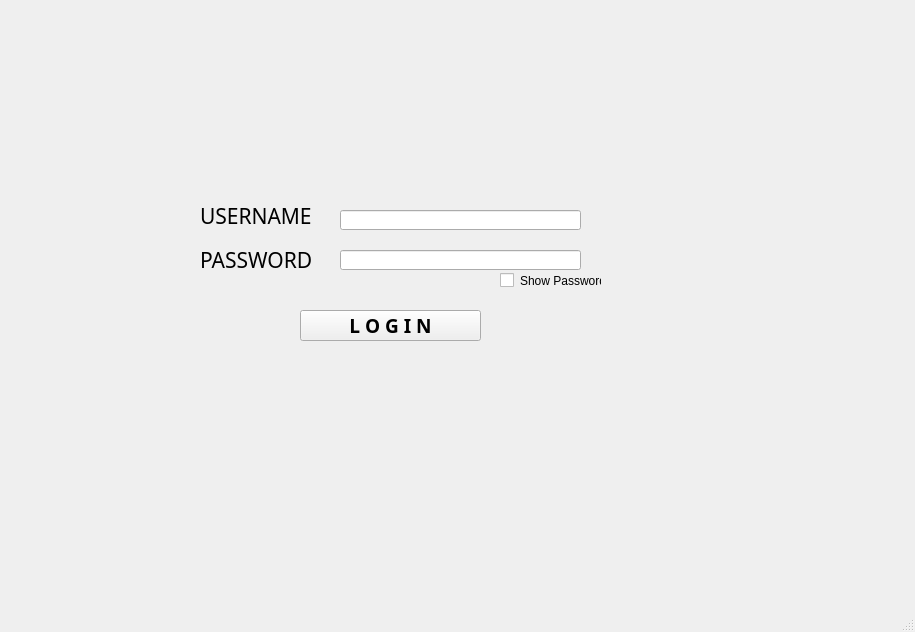
<?xml version="1.0" encoding="UTF-8"?>
<ui version="4.0">
 <class>MainWindow</class>
 <widget class="QMainWindow" name="MainWindow">
  <property name="geometry">
   <rect>
    <x>0</x>
    <y>0</y>
    <width>915</width>
    <height>632</height>
   </rect>
  </property>
  <property name="windowTitle">
   <string>MainWindow</string>
  </property>
  <widget class="QWidget" name="centralwidget">
   <widget class="QPushButton" name="pushButton_login">
    <property name="geometry">
     <rect>
      <x>300</x>
      <y>310</y>
      <width>181</width>
      <height>31</height>
     </rect>
    </property>
    <property name="maximumSize">
     <size>
      <width>16777215</width>
      <height>16777215</height>
     </size>
    </property>
    <property name="font">
     <font>
      <family>Work Sans SemiBold</family>
      <pointsize>14</pointsize>
      <weight>75</weight>
      <bold>true</bold>
     </font>
    </property>
    <property name="text">
     <string>L O G I N</string>
    </property>
   </widget>
   <widget class="QLabel" name="label_username">
    <property name="geometry">
     <rect>
      <x>200</x>
      <y>200</y>
      <width>121</width>
      <height>31</height>
     </rect>
    </property>
    <property name="maximumSize">
     <size>
      <width>16777215</width>
      <height>16777215</height>
     </size>
    </property>
    <property name="font">
     <font>
      <family>Sitka Subheading</family>
      <pointsize>16</pointsize>
     </font>
    </property>
    <property name="text">
     <string>USERNAME</string>
    </property>
   </widget>
   <widget class="QLabel" name="label_password">
    <property name="geometry">
     <rect>
      <x>200</x>
      <y>250</y>
      <width>111</width>
      <height>20</height>
     </rect>
    </property>
    <property name="maximumSize">
     <size>
      <width>16777215</width>
      <height>16777215</height>
     </size>
    </property>
    <property name="font">
     <font>
      <family>Sitka Subheading</family>
      <pointsize>16</pointsize>
     </font>
    </property>
    <property name="text">
     <string>PASSWORD</string>
    </property>
   </widget>
   <widget class="QLabel" name="label_message">
    <property name="geometry">
     <rect>
      <x>120</x>
      <y>390</y>
      <width>551</width>
      <height>16</height>
     </rect>
    </property>
    <property name="font">
     <font>
      <family>Stencil</family>
      <pointsize>10</pointsize>
     </font>
    </property>
    <property name="text">
     <string>                                                 </string>
    </property>
   </widget>
   <widget class="QLineEdit" name="lineEdit_password">
    <property name="geometry">
     <rect>
      <x>340</x>
      <y>250</y>
      <width>241</width>
      <height>20</height>
     </rect>
    </property>
    <property name="maximumSize">
     <size>
      <width>16777215</width>
      <height>16777215</height>
     </size>
    </property>
    <property name="echoMode">
     <enum>QLineEdit::Password</enum>
    </property>
   </widget>
   <widget class="QLineEdit" name="lineEdit_username">
    <property name="geometry">
     <rect>
      <x>340</x>
      <y>210</y>
      <width>241</width>
      <height>20</height>
     </rect>
    </property>
    <property name="maximumSize">
     <size>
      <width>16777215</width>
      <height>16777215</height>
     </size>
    </property>
   </widget>
   <widget class="QCheckBox" name="checkBox_show">
    <property name="geometry">
     <rect>
      <x>500</x>
      <y>270</y>
      <width>21</width>
      <height>21</height>
     </rect>
    </property>
    <property name="text">
     <string/>
    </property>
   </widget>
   <widget class="QLabel" name="label">
    <property name="geometry">
     <rect>
      <x>520</x>
      <y>270</y>
      <width>81</width>
      <height>21</height>
     </rect>
    </property>
    <property name="text">
     <string>Show Password</string>
    </property>
   </widget>
   <widget class="QLabel" name="label_profile">
    <property name="geometry">
     <rect>
      <x>590</x>
      <y>210</y>
      <width>21</width>
      <height>21</height>
     </rect>
    </property>
    <property name="text">
     <string/>
    </property>
   </widget>
  </widget>
  <widget class="QMenuBar" name="menubar">
   <property name="geometry">
    <rect>
     <x>0</x>
     <y>0</y>
     <width>915</width>
     <height>21</height>
    </rect>
   </property>
  </widget>
  <widget class="QStatusBar" name="statusbar"/>
 </widget>
 <resources/>
 <connections/>
</ui>
